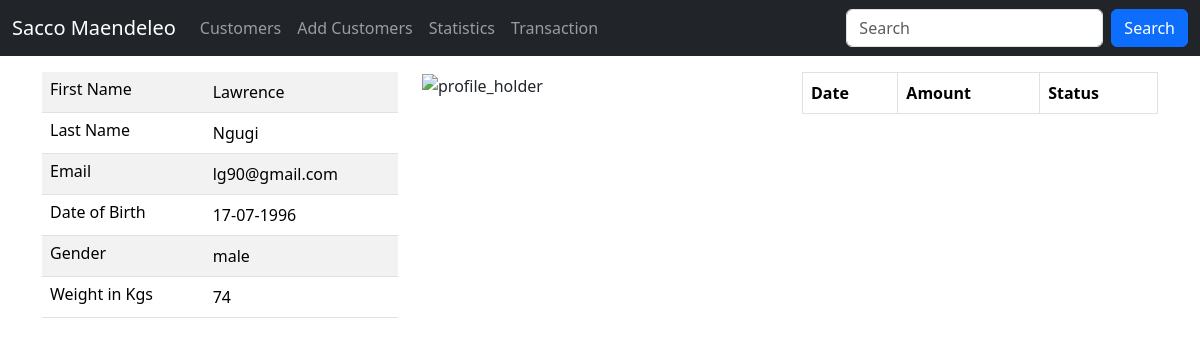
/customer/details/202, run on the app's committed database.
### app/models.py (models this page shows, shortened)
class Customer(models.Model):
    first_name = models.CharField(max_length=30)
    last_name = models.CharField(max_length=30)
    email = models.EmailField(unique=True)
    dob = models.DateField()
    gender = models.CharField(max_length=10)
    weight = models.IntegerField(default=0)
    created_at = models.DateTimeField(auto_now_add=True)
    update_at = models.DateTimeField(auto_now=True)
    class Meta:
        db_table = 'customers'

### app/views.py (the view)
# urls.py: path('customer/details/<int:customer_id>', views.customer_details, name='customer_details'),
def customer_details(request, customer_id):
    customer = Customer.objects.get(id=customer_id)
    deposits = Deposit.objects.filter(customer_id=customer_id)
    return render(request, "details.html", {'deposits': deposits, 'customer': customer})

### templates/details.html (shortened to what this page needs)
{% extends 'master.html' %}
{% load static %}
{% block content %}
    <div class="container">
        <div class="row mt-3">
            <div class="col-sm-4">
                <table class="table table-striped">
                    <tr>
                        <td class="h6">First Name</td>
                        <td>{{ customer.first_name }}</td>
                    </tr>
                    <tr>
                        <td class="h6">Last Name</td>
                        <td>{{ customer.last_name }}</td>
                    </tr>
                    <tr>
                        <td class="h6">Email</td>
                        <td>{{ customer.email }}</td>
                    </tr>
                    <tr>
                        <td class="h6">Date of Birth</td>
                        <td>{{ customer.dob | date:"d-m-Y" }}</td>
                    </tr>
                    <tr>
                        <td class="h6">Gender</td>
                        <td>{{ customer.gender }}</td>
                    </tr>
                    <tr>
                        <td class="h6">Weight in Kgs</td>
                        <td>{{ customer.weight }}</td>
                    </tr>
                </table>
            </div>
            <div class="col-sm-4">
                <img src="{% static 'profile.png' %}" alt="profile_holder">
            </div>
            <div class="col-sm-4">
                <table class="table table-bordered">
                    <tr>
                        <th>Date</th>
                        <th>Amount</th>
                        <th>Status</th>
                    </tr>
                </table>
            </div>
        </div>
    </div>
{% endblock %}

### data on the page
Customer: first_name "Lawrence", last_name "Ngugi", email "lg90@gmail.com", dob "17-07-1996", gender "male", weight "74"
